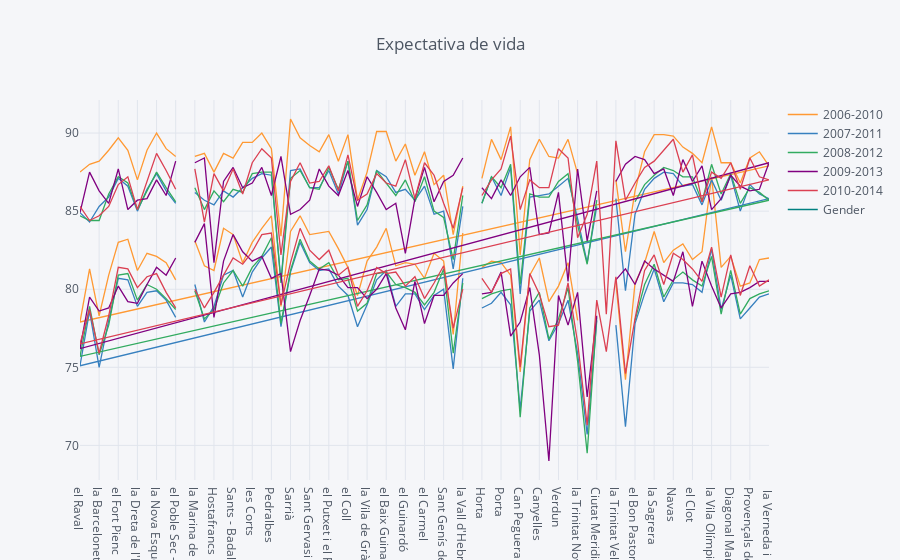

Source (notebook cell):
### Code cell
df2.iplot(title='Expectativa de vida')

### Figure 1 — Plotly figure (JSON) as saved in the notebook; plotly's stock layout.template omitted (floating-point values rounded to 4 significant figures; data arrays with more than 128 entries replaced by an {"elided": "..."} marker saying what was removed)
{"data": [{"line": {"color": "rgba(255, 153, 51, 1.0)", "dash": "solid", "shape": "linear", "width": 1.3}, "mode": "lines", "name": "2006-2010", "text": "", "type": "scatter", "uid": "5222425c-643c-4b50-a129-7e64309c6c1a", "x": {"elided": "146 str values"}, "y": {"elided": "146 mixed values"}}, {"line": {"color": "rgba(55, 128, 191, 1.0)", "dash": "solid", "shape": "linear", "width": 1.3}, "mode": "lines", "name": "2007-2011", "text": "", "type": "scatter", "uid": "b937ba30-795f-4a07-b53b-53f3bd42cf5d", "x": {"elided": "146 str values"}, "y": {"elided": "146 mixed values"}}, {"line": {"color": "rgba(50, 171, 96, 1.0)", "dash": "solid", "shape": "linear", "width": 1.3}, "mode": "lines", "name": "2008-2012", "text": "", "type": "scatter", "uid": "b4f8b133-4cdf-40e5-b6a5-ea4fbf22999c", "x": {"elided": "146 str values"}, "y": {"elided": "146 mixed values"}}, {"line": {"color": "rgba(128, 0, 128, 1.0)", "dash": "solid", "shape": "linear", "width": 1.3}, "mode": "lines", "name": "2009-2013", "text": "", "type": "scatter", "uid": "2c73d416-dc2b-4b13-a5aa-96f77d2e2806", "x": {"elided": "146 str values"}, "y": {"elided": "146 mixed values"}}, {"line": {"color": "rgba(219, 64, 82, 1.0)", "dash": "solid", "shape": "linear", "width": 1.3}, "mode": "lines", "name": "2010-2014", "text": "", "type": "scatter", "uid": "871207d4-69a8-47f1-8b11-67d8150658e7", "x": {"elided": "146 str values"}, "y": {"elided": "146 mixed values"}}, {"line": {"color": "rgba(0, 128, 128, 1.0)", "dash": "solid", "shape": "linear", "width": 1.3}, "mode": "lines", "name": "Gender", "text": "", "type": "scatter", "uid": "7d272198-1016-4c6b-b25a-3c5bf3a1e9b1", "x": {"elided": "146 str values"}, "y": {"elided": "146 str values"}}], "layout": {"legend": {"bgcolor": "#F5F6F9", "font": {"color": "#4D5663"}}, "paper_bgcolor": "#F5F6F9", "plot_bgcolor": "#F5F6F9", "title": {"font": {"color": "#4D5663"}, "text": "Expectativa de vida"}, "xaxis": {"gridcolor": "#E1E5ED", "showgrid": true, "tickfont": {"color": "#4D5663"}, "title": {"font": {"color": "#4D5663"}, "text": ""}, "zerolinecolor": "#E1E5ED"}, "yaxis": {"gridcolor": "#E1E5ED", "showgrid": true, "tickfont": {"color": "#4D5663"}, "title": {"font": {"color": "#4D5663"}, "text": ""}, "zerolinecolor": "#E1E5ED"}}}
